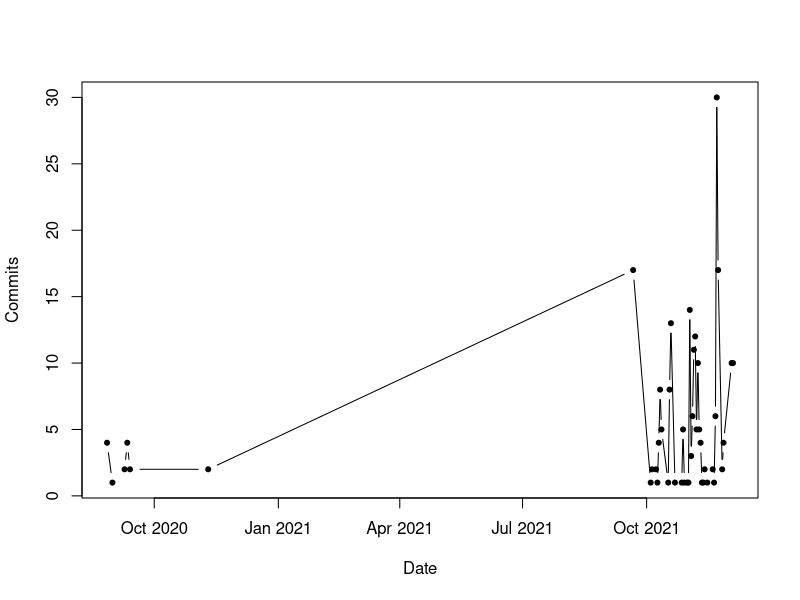

Reproduce this figure in R.
# get data from file
# column 1 is labels (row names)
w <- getwd()
w

setwd(".visulogRTempFiles")
#z <- paste(w,".visulogRTempFiles",sep="/")
x <- read.table("commitsPerDate.txt", header = FALSE, row.names = 1)
colnames(x) <- "nb"

x <- data.frame(Date = as.character(row.names(x)), x)
attach(x)

# handling Date 
Sys.getlocale("LC_TIME")
dt <- as.Date(Date) # convert to Date







## SETTINGS:



# output plot to a file in png; see ?pdf or ?png
pdf(file = "CommitsPerDate.pdf", width=7, height=5) # 1920/1080 full HD png
plot(dt, nb, type="b", pch=20, xlab = "Date", ylab="Commits")
  
dev.off() # close file

########
# pdf width=7, height=5

